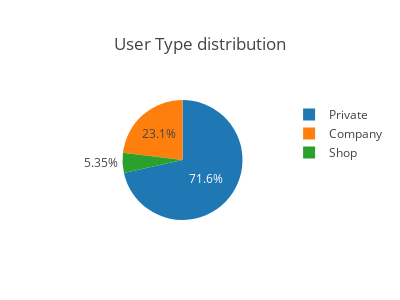

This figure's notebook cell:
### Markdown cell above
**ユーザーの種類**

### Code cell
temp_series = train_df['user_type'].value_counts()
labels = (np.array(temp_series.index))
sizes = (np.array((temp_series / temp_series.sum())*100))

trace = go.Pie(labels=labels, values=sizes)
layout = go.Layout(
    title='User Type distribution',
    width=400,
    height=300,
)
data = [trace]
fig = go.Figure(data=data, layout=layout)
py.iplot(fig, filename="usertype")

### Figure 1 — Plotly figure (JSON) as saved in the notebook; plotly's stock layout.template omitted (floating-point values rounded to 4 significant figures)
{"data": [{"labels": ["Private", "Company", "Shop"], "type": "pie", "values": [71.55, 23.1, 5.352]}], "layout": {"height": 300, "title": "User Type distribution", "width": 400}}
